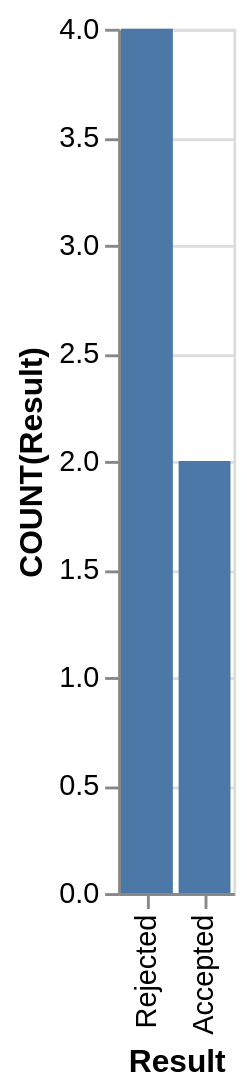

Write the Vega-Lite specification saved for this chart.
### Vega-Lite specification from a JSON file in a GitHub repository (floating-point values rounded to 4 significant figures)
{"data": {"values": [{"x_data": "Rejected", "y_data": 4}, {"x_data": "Accepted", "y_data": 2}]}, "mark": "bar", "encoding": {"x": {"field": "x_data", "type": "nominal", "title": "Result", "sort": {"op": "sum", "field": "y_data", "order": "descending"}}, "y": {"field": "y_data", "type": "quantitative", "title": "COUNT(Result)"}}}
